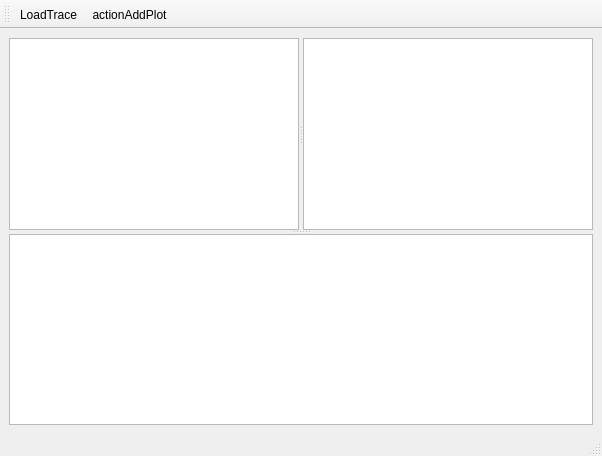
<?xml version="1.0" encoding="UTF-8"?>
<ui version="4.0">
 <class>MainWindow</class>
 <widget class="QMainWindow" name="MainWindow">
  <property name="geometry">
   <rect>
    <x>0</x>
    <y>0</y>
    <width>602</width>
    <height>456</height>
   </rect>
  </property>
  <property name="windowTitle">
   <string>MainWindow</string>
  </property>
  <widget class="QWidget" name="centralwidget">
   <property name="enabled">
    <bool>true</bool>
   </property>
   <property name="minimumSize">
    <size>
     <width>200</width>
     <height>0</height>
    </size>
   </property>
   <property name="autoFillBackground">
    <bool>false</bool>
   </property>
   <layout class="QVBoxLayout" name="verticalLayout_2">
    <item>
     <widget class="QSplitter" name="splitter_2">
      <property name="orientation">
       <enum>Qt::Vertical</enum>
      </property>
      <widget class="QSplitter" name="splitter">
       <property name="orientation">
        <enum>Qt::Horizontal</enum>
       </property>
       <widget class="QTreeView" name="traceView"/>
       <widget class="QTableView" name="tableView"/>
      </widget>
      <widget class="CoordinatePlotWidget" name="graphicsLayout"/>
     </widget>
    </item>
   </layout>
  </widget>
  <widget class="QMenuBar" name="menubar">
   <property name="geometry">
    <rect>
     <x>0</x>
     <y>0</y>
     <width>602</width>
     <height>21</height>
    </rect>
   </property>
  </widget>
  <widget class="QStatusBar" name="statusbar"/>
  <widget class="QToolBar" name="toolBar">
   <property name="windowTitle">
    <string>toolBar</string>
   </property>
   <attribute name="toolBarArea">
    <enum>TopToolBarArea</enum>
   </attribute>
   <attribute name="toolBarBreak">
    <bool>false</bool>
   </attribute>
   <addaction name="actionLoadTrace"/>
   <addaction name="actionAddPlot"/>
  </widget>
  <action name="actionLoadTrace">
   <property name="icon">
    <iconset resource="Experiment.qrc">
     <normaloff>:/openicon/icons/document-open-5.png</normaloff>:/openicon/icons/document-open-5.png</iconset>
   </property>
   <property name="text">
    <string>LoadTrace</string>
   </property>
   <property name="toolTip">
    <string>Load Trace</string>
   </property>
  </action>
  <action name="actionAddPlot">
   <property name="icon">
    <iconset resource="Experiment.qrc">
     <normaloff>:/openicon/icons/add-plot.png</normaloff>:/openicon/icons/add-plot.png</iconset>
   </property>
   <property name="text">
    <string>actionAddPlot</string>
   </property>
   <property name="toolTip">
    <string>Add New Plot</string>
   </property>
  </action>
 </widget>
 <customwidgets>
  <customwidget>
   <class>CoordinatePlotWidget</class>
   <extends>QGraphicsView</extends>
   <header>uiModules.CoordinatePlotWidget</header>
  </customwidget>
 </customwidgets>
 <resources>
  <include location="Experiment.qrc"/>
 </resources>
 <connections/>
</ui>
